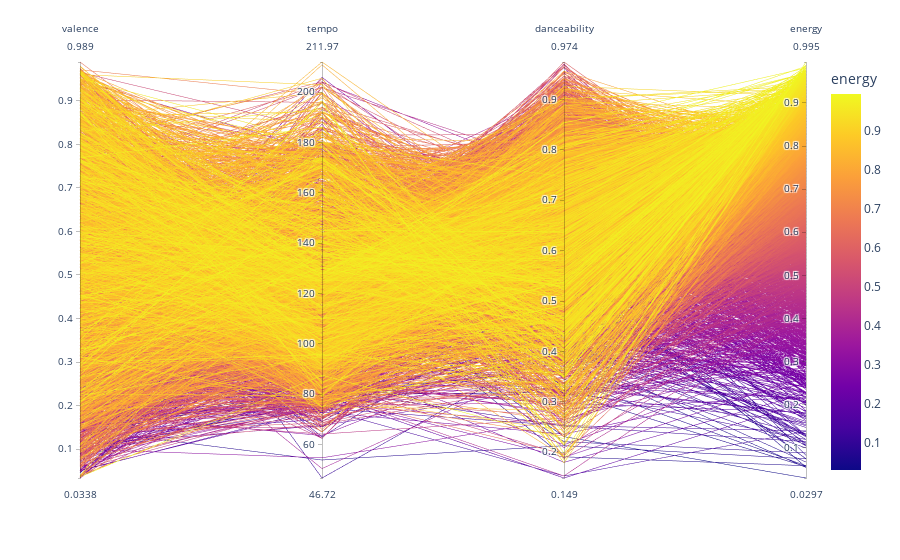

Notebook code for this chart:
### Code cell
fig = px.parallel_coordinates(df[['valence', 'tempo', 'danceability', 'energy']], color='energy')
fig.show()

### Figure 1 — Plotly figure (JSON) as saved in the notebook; plotly's stock layout.template omitted (floating-point values rounded to 4 significant figures; data arrays with more than 128 entries replaced by an {"elided": "..."} marker saying what was removed)
{"data": [{"dimensions": [{"label": "valence", "values": {"elided": "4460 float values"}}, {"label": "tempo", "values": {"elided": "4460 float values"}}, {"label": "danceability", "values": {"elided": "4460 float values"}}, {"label": "energy", "values": {"elided": "4460 float values"}}], "domain": {"x": [0, 1], "y": [0, 1]}, "line": {"color": {"elided": "4460 float values"}, "coloraxis": "coloraxis"}, "name": "", "type": "parcoords"}], "layout": {"coloraxis": {"colorbar": {"title": {"text": "energy"}}, "colorscale": [[0, "#0d0887"], [0.1111, "#46039f"], [0.2222, "#7201a8"], [0.3333, "#9c179e"], [0.4444, "#bd3786"], [0.5556, "#d8576b"], [0.6667, "#ed7953"], [0.7778, "#fb9f3a"], [0.8889, "#fdca26"], [1, "#f0f921"]]}, "legend": {"tracegroupgap": 0}, "margin": {"t": 60}}}
